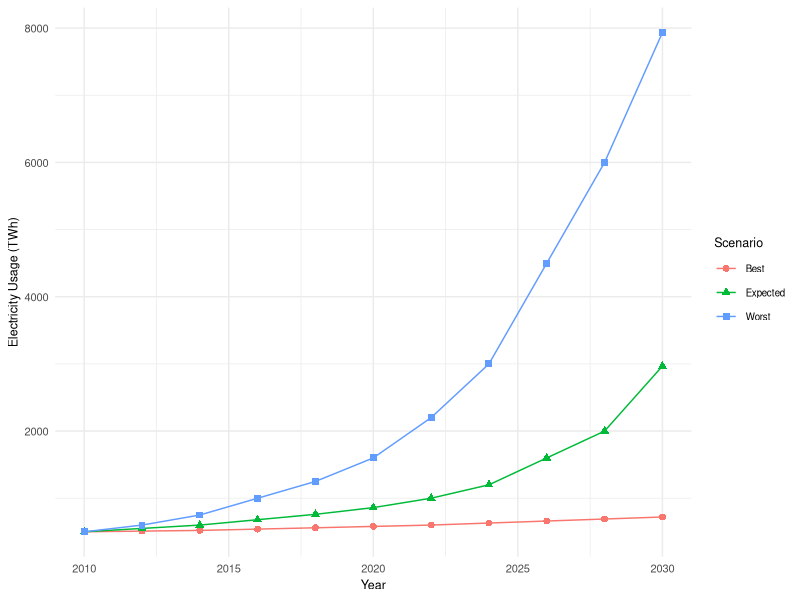

Recreate this plot in R.
## ---- chunk 1
#| label: fig-datacenter-energy-usage
#| echo: false
#| fig-cap: "Electricity usage (TWh) of Data Centers from 2010 to 2030. Source: @andrae2015global."

## Load necessary library {#sec-efficient-ai-load-necessary-library-77c2}
library(ggplot2)

## Create a data frame {#sec-efficient-ai-create-data-frame-031a}
data <- data.frame(
  Year = rep(seq(2010, 2030, by = 2), 3),
  Usage = c(
    # Data Centers Best
    500, 510, 520, 540, 560, 580, 600, 630, 660, 690, 720,
    # Data Centers Expected
    500, 550, 600, 680, 760, 860, 1000, 1200, 1600, 2000, 2967,
    # Data Centers Worst
    500, 600, 750, 1000, 1250, 1600, 2200, 3000, 4500, 6000, 7933
  ),
  Scenario = rep(c("Best", "Expected", "Worst"), each = 11)
)

## Plot the data {#sec-efficient-ai-plot-data-913d}
ggplot(data, aes(x = Year, y = Usage, color = Scenario, shape = Scenario)) +
  geom_line() +
  geom_point(size = 2) +
  labs(
    x = "Year",
    y = "Electricity Usage (TWh)"
  ) +
  theme_minimal() +
  theme(
    plot.title = element_text(size = 14, face = "bold"),
    axis.text = element_text(size=8),    # txt on y-axes
    axis.title = element_text(size = 9),    # axes title
    legend.title = element_text(size = 9), # legende title
    legend.text = element_text(size = 7)  # txt legend
  )
